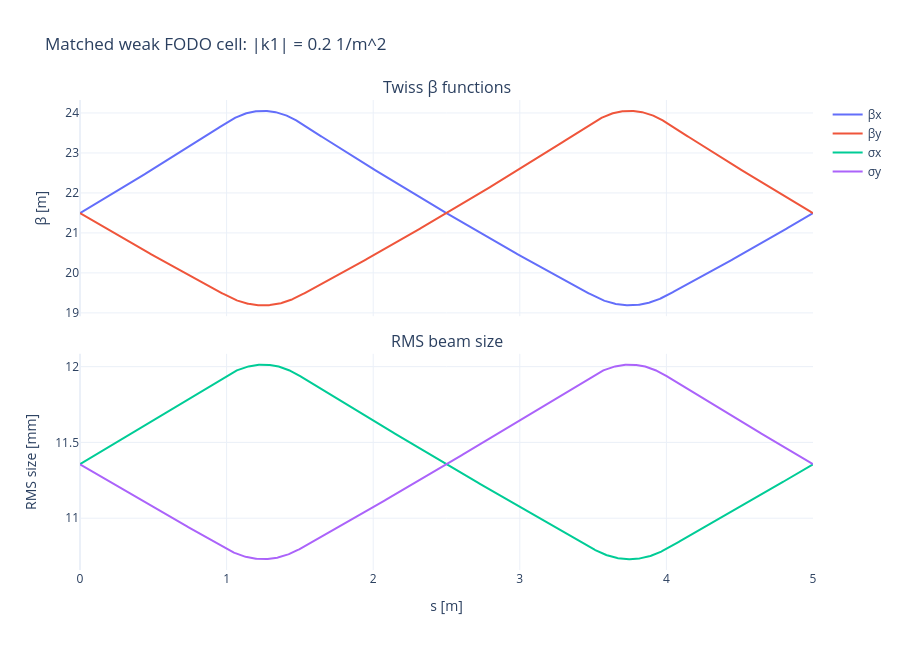

The cell this chart's notebook holds for it:
### Markdown cell above
### E) Matched solution with decreased quadrupole strength

Now reduce the quadrupole strength while keeping the emittance fixed. The RMS envelope equation contains a focusing term and an emittance-pressure term,

\[
\frac{d^2 \sigma_x}{ds^2}=-K_x\sigma_x+\frac{\epsilon_x^2}{\sigma_x^3}.
\]

With weaker quadrupoles, the focusing term is weaker relative to the emittance term.

**Q8) For a new FODO cell with $|k_1|=0.2\ \mathrm{m}^{-2}$, record the matched beam-size statistics and phase advance.**

### Code cell
fodo_cell_weak = qfh.make_fodo_line(n_cells=1, k1=0.2)
tw_cell_weak = qfh.twiss_periodic(fodo_cell_weak)
tw_cell_weak_dense = qfh.twiss_dense(fodo_cell_weak)

qfh.plot_beta_and_sigma(tw_cell_weak_dense, "Matched weak FODO cell: |k1| = 0.2 1/m^2")
display(qfh.beam_size_summary(tw_cell_weak_dense, label="weak FODO cell"))
display(qfh.phase_advance_table(tw_cell_weak))

### Figure 1 — Plotly figure (JSON) as saved in the notebook; plotly's stock layout.template omitted (floating-point values rounded to 4 significant figures; data arrays with more than 128 entries replaced by an {"elided": "..."} marker saying what was removed)
{"data": [{"hovertemplate": "%{text}<br>s = %{x:.4g} m<br>value = %{y:.5g}<extra></extra>", "mode": "lines", "name": "βx", "text": {"elided": "1009 str values"}, "type": "scatter", "x": {"elided": "1009 float values"}, "xaxis": "x", "y": {"elided": "1009 float values"}, "yaxis": "y"}, {"hovertemplate": "%{text}<br>s = %{x:.4g} m<br>value = %{y:.5g}<extra></extra>", "mode": "lines", "name": "βy", "text": {"elided": "1009 str values"}, "type": "scatter", "x": {"elided": "1009 float values"}, "xaxis": "x", "y": {"elided": "1009 float values"}, "yaxis": "y"}, {"hovertemplate": "%{text}<br>s = %{x:.4g} m<br>value = %{y:.5g}<extra></extra>", "mode": "lines", "name": "σx", "text": {"elided": "1009 str values"}, "type": "scatter", "x": {"elided": "1009 float values"}, "xaxis": "x2", "y": {"elided": "1009 float values"}, "yaxis": "y2"}, {"hovertemplate": "%{text}<br>s = %{x:.4g} m<br>value = %{y:.5g}<extra></extra>", "mode": "lines", "name": "σy", "text": {"elided": "1009 str values"}, "type": "scatter", "x": {"elided": "1009 float values"}, "xaxis": "x2", "y": {"elided": "1009 float values"}, "yaxis": "y2"}], "layout": {"annotations": [{"font": {"size": 16}, "showarrow": false, "text": "Twiss β functions", "x": 0.5, "xanchor": "center", "xref": "paper", "y": 1.0, "yanchor": "bottom", "yref": "paper"}, {"font": {"size": 16}, "showarrow": false, "text": "RMS beam size", "x": 0.5, "xanchor": "center", "xref": "paper", "y": 0.46, "yanchor": "bottom", "yref": "paper"}], "height": 650, "hovermode": "closest", "title": {"text": "Matched weak FODO cell: |k1| = 0.2 1/m^2"}, "width": 900, "xaxis": {"anchor": "y", "domain": [0.0, 1.0], "matches": "x2", "showticklabels": false}, "xaxis2": {"anchor": "y2", "domain": [0.0, 1.0], "title": {"text": "s [m]"}}, "yaxis": {"anchor": "x", "domain": [0.54, 1.0], "title": {"text": "β [m]"}}, "yaxis2": {"anchor": "x2", "domain": [0.0, 0.46], "title": {"text": "RMS size [mm]"}}}}
